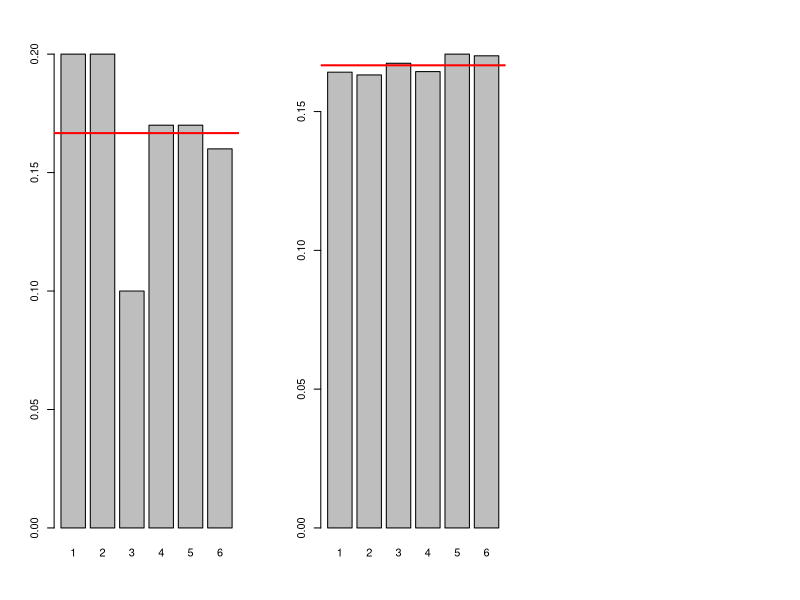

Recreate this plot in R.
## ---- chunk 1
# расчет моды
calculate_mode <- function(x) {
    # Создаем таблицу частот для каждого уникального значения в x
    frequency_table <- table(x)
    # Находим наибольшую частоту (максимальное количество повторений)
    max_frequency <- max(frequency_table)
    # Возвращаем все значения, чья частота равна максимальной частоте
    modes <- as.numeric(names(frequency_table[frequency_table == max_frequency]))
 return(modes)
}
data <- c(1, 2, 3, 3, 4, 4, 5)
mode_values <- calculate_mode(data)
print(mode_values)

## ---- chunk 2
data <- c(1, 2, 3, 3, 4, 4, 5, 3, 4, 5)
n <- length(data); n
mean_data <- mean(data); mean_data
# Дисперсия без поправки Бесселя
var_population <- sum((data - mean_data)^2) / n
var_population
# Стандартное отклонение без поправки Бесселя
sd_population <- sqrt(var_population)
sd_population
## ---- chunk 3
dice <- function(n = 100){
          throws <- sample(1:6, n, rep = T)
          frequency <- table(throws)/n
          barplot(frequency, main = "")
          abline(h = 1/6, col = 'red', lwd = 2)
         return(frequency)
          }
par(mfcol = c(1, 3))
dice(100)
dice(10000)
# Источник: https://r-coder.com/function-r/
## ---- chunk 4
ID <- c(1,2,3,4,5,6,7)
age <- c(19,36,51,27,45,23,32)
diabetes <- c("type1","type2","NO","type2","type1","type1","NO")
type_work <- c("hard","light","middle","middle","light","hard","light")
glucose <- c(5.4,5.8,6.1,7,7.4,6.8,5.2)
weight <- c(60,75,80,68,65,55,72)
height <- c(170,175,172,158,160,164,180)
patient_df<-data.frame(ID, age, diabetes, glucose, weight, height, type_work); patient_df

indMB <- function(w1,h1) {
       IMB <- round(w1/h1^2*10000,2)
       cat(IMB)
}
print("Индекс массы пациентов:")
indMB(patient_df$weight,patient_df$height) 
